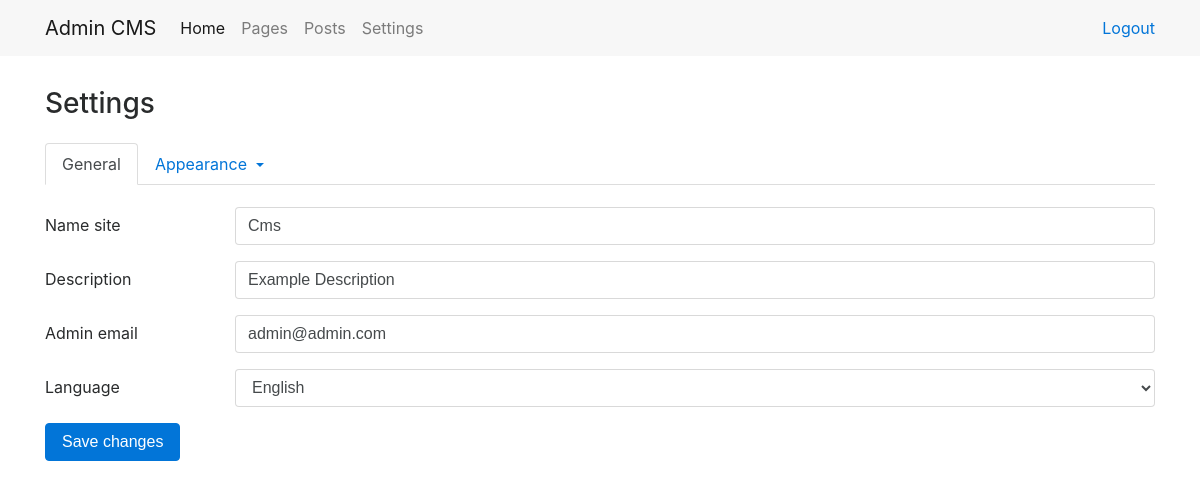
The app's page /admin/settings/general/, older data.
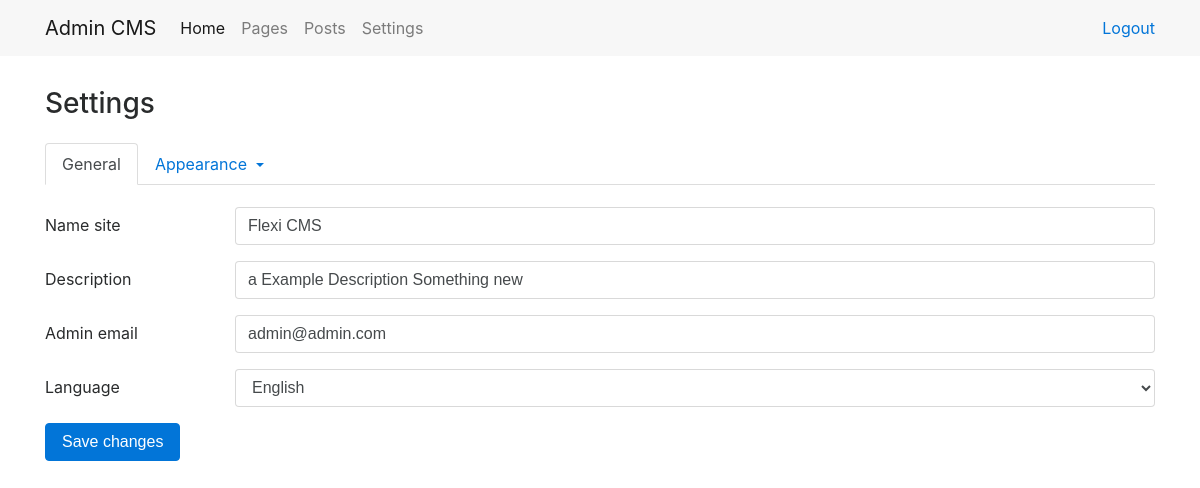
The same page, newer data.
### tables this page shows
CREATE TABLE `setting` (
  `id` int(11) NOT NULL,
  `name` varchar(255) NOT NULL,
  `key_field` varchar(100) NOT NULL,
  `value` varchar(255) NOT NULL
);

### engine/Function.php (called while the page is built, shortened)
<?php
function path($section)
{
    $pathMask = ROOT_DIR . DS . '%s';
    switch (strtolower($section))
    {
        case 'config':
            return sprintf($pathMask, 'Config');
        case 'view':
            return sprintf($pathMask, 'View');
        case 'language':
            return sprintf($pathMask, 'Language');
    }
}
function languages()
{
    $directory = path('language');
    $list      = scandir($directory);
    $languages = [];
    if (!empty($list)) {
        unset($list[0]);
        unset($list[1]);
        foreach ($list as $dir) {
            $pathLangDir = $directory . DS . $dir;
            $pathConfig  = $pathLangDir . '/config.json';
            if (is_dir($pathLangDir) and is_file($pathConfig)) {
                $config = file_get_contents($pathConfig);
                $info   = json_decode($config);
                $languages[] = $info;
            }
        }
    }
    return $languages;
}

### engine/Core/Template/View.php (called while the page is built, shortened)
<?php
class View {
  public $di;
  public function __construct(DI $di) {
    $this->di = $di;
  }
  public function render($template, $vars = []) {
    $templatePath = $this->getTemplatePath($template, ENV);
    $vars['lang'] = $this->di->get('language');
    extract($vars);
    try {
      require $templatePath;
    } catch (\Exception $e) {
      ob_end_clean();
      throw $e;
    }
  }
  private function getTemplatePath($template, $env) {
    return path('view') . '/' . $template . '.php';
  }
}

### admin/Controller/SettingController.php (called while the page is built, shortened)
<?php
class SettingController extends AdminController {
  public function general() {
    $this->data['settings'] = $this->model->setting->getSettings();
    $this->data['languages'] = languages();
    $this->view->render('setting/general', $this->data);
  }
}
?>

### engine/Cms.php (called while the page is built, shortened)
<?php
class Cms {
  private $di;
  public $router;
  public function __construct($di) {
    $this->di = $di;
    $this->router = $this->di->get('router');
  }
  public function run() {
    try {
      $routerDispatch = $this->router->dispatch(Common::getMethod(), Common::getPathUrl());
      list($class, $action) = explode(':', $routerDispatch->getController(), 2);
      $parameters = $routerDispatch->getParameters();
      call_user_func_array([new $controller($this->di), $action], $parameters);
    } catch (\Exception $e) {
      echo $e->getMessage();
      exit;
    }
  }
}

### engine/bootstrap.php (called while the page is built, shortened)
<?php
require_once __DIR__ . '/Function.php';
try {
  $di = new DI();
  $cms = new Cms($di);
  $cms->run();
} catch (\ErrorException $e) {
  echo $e->getMessage();
}

### admin/index.php (called while the page is built, shortened)
<?php
require_once '../engine/Bootstrap.php';

### engine/Core/Database/Connection.php (called while the page is built, shortened)
<?php
class Connection {
    private $link;
    private function connect()
    {
        $config = Config::group('database');
        $dsn = 'mysql:host=' .$config['host'] .';dbname=' .$config['db_name'] .';charset=' .$config['charset'];
        $this->link = new PDO($dsn, $config['username'], $config['password']);
        return $this;
    }
    public function query($sql, $values = [], $statement = PDO::FETCH_OBJ)
    {
        $sth = $this->link->prepare($sql);
        $sth->execute($values);
        $result = $sth->fetchAll($statement);
        return $result;
    }
}

### engine/Core/Config/Repository.php (called while the page is built, shortened)
<?php
class Repository
{
    protected static $stored = [];
    public static function store($group, $key, $data)
    {
        if (!isset(static::$stored[$group]) || !is_array(static::$stored[$group])) {
            static::$stored[$group] = [];
        }
        static::$stored[$group][$key] = $data;
    }
    public static function retrieveGroup($group)
    {
        return isset(static::$stored[$group]) ? static::$stored[$group] : false;
    }
}

### engine/Core/Config/Config.php (called while the page is built, shortened)
<?php
class Config
{
    public static function group($group)
    {
        return Repository::retrieveGroup($group);
    }
    public static function file($group = 'main')
    {
        $path = path('config') . DS . $group . '.php';
        if (file_exists($path)) {
            $items = include $path;
            if (is_array($items)) {
                return true;
            }
        }
        return false;
    }
}

### admin/Config/database.php (called while the page is built)
<?php
return [
  'host' => 'localhost',
  'db_name' => 'cms',
  'username' => 'root',
  'password' => '1111',
  'charset' => 'utf8'
];

### admin/Model/Setting/SettingRepository.php (called while the page is built, shortened)
<?php
class SettingRepository extends Model
{
    public function getSettings()
    {
      $sql = $this->queryBuilder
        ->select()
        ->from('setting')
        ->orderBy('id', 'ASC')
        ->sql();
        return $this->db->query($sql);
    }
}

### engine/Controller.php (called while the page is built, shortened)
<?php
abstract class Controller
{
    protected $di;
    public function __construct(DI $di)
    {
        $this->di      = $di;
    }
    public function __get($key)
    {
        return $this->di->get($key);
    }
}

### engine/DI/DI.php (called while the page is built, shortened)
<?php
class DI {
  private $container = [];
  public function set($key, $value) {
    $this->container[$key] = $value;
    return $this;
  }
  public function get($key) {
    return $this->has($key);
  }
  public function has($key) {
    return isset($this->container[$key]) ? $this->container[$key] : null;
  }
}

### engine/Model.php (called while the page is built, shortened)
<?php
abstract class Model {
  public function __construct(DI $di) {
    $this->di = $di;
    $this->db = $this->di->get('db');
    $this->queryBuilder = new QueryBuilder();
  }
}

### engine/Core/Database/QueryBuilder.php (called while the page is built, shortened)
<?php
class QueryBuilder
{
    protected $sql = [];
    public function select($fields = '*')
    {
        $this->sql['select'] = "SELECT {$fields} ";
        return $this;
    }
    public function from($table)
    {
        $this->sql['from'] = "FROM {$table} ";
        return $this;
    }
    public function orderBy($field, $order)
    {
        $this->sql['order_by'] = "ORDER BY {$field} {$order}";
        return $this;
    }
    public function sql()
    {
        $sql = '';
        if(!empty($this->sql)) {
            foreach ($this->sql as $key => $value) {
                if ($key == 'where') {
                    $sql .= ' WHERE ';
                    foreach ($value as $where) {
                        $sql .= $where;
                        if (count($value) > 1 and next($value)) {
                            $sql .= ' AND ';
                        }
                    }
                } else {
                    $sql .= $value;
                }
            }
        }
        return $sql;
    }
    public function reset()
    {
        $this->sql    = [];
    }
}

### admin/View/setting/general.php (the view)
<?php $this->theme->header(); ?>
<main>
    <div class="container">
        <div class="row">
            <div class="col page-title">
                <h3>Settings</h3>
            </div>
        </div>
        <div class="row">
            <div class="col">
                <div class="setting-tabs">
                    <?php Theme::block('setting/tabs') ?>
                </div>
            </div>
        </div>
        <div class="row">
            <div class="col">
                <form id="settingForm">
                    <?php foreach($settings as $setting):?>
                        <?php if($setting->key_field == 'language'): ?>
                            <div class="form-group row">
                                <label for="formLangSite" class="col-2 col-form-label">
                                    <?= $setting->name ?>
                                </label>
                                <div class="col-10">
                                    <select class="form-control" name="<?= $setting->key_field ?>" id="formLangSite">
                                        <?php foreach($languages as $language): ?>
                                            <option value="<?= $language->info->key ?>">
                                                <?= $language->info->title ?>
                                            </option>
                                        <?php endforeach; ?>
                                    </select>
                                </div>
                            </div>
                        <?php else: ?>
                            <div class="form-group row">
                                <label for="formNameSite" class="col-2 col-form-label">
                                    <?= $setting->name ?>
                                </label>
                                <div class="col-10">
                                    <input class="form-control" type="text" name="<?= $setting->key_field ?>" value="<?= $setting->value ?>" id="formNameSite">
                                </div>
                            </div>
                        <?php endif; ?>
                    <?php endforeach; ?>
                    <button type="submit" class="btn btn-primary" onclick="setting.update(); return false;">
                        Save changes
                    </button>
                </form>
            </div>
        </div>
    </div>
</main>
<?php $this->theme->footer(); ?>

### engine/Core/Template/Component.php (shortened to what this page needs)
<?php
class Component
{
    public static function load($name, $data = [])
    {
        $templateFile = ROOT_DIR . '/content/themes/default/' . $name . '.php';
        if (ENV == 'Admin') {
            $templateFile = path('view') . '/' . $name . '.php';
        }
        if (is_file($templateFile)) {
            extract(array_merge($data, Theme::getData()));
            require($templateFile);
        } else {
            throw new \Exception(
                sprintf('View file %s does not exist!', $templateFile)
            );
        }
    }
}

### admin/View/header.php (shortened to what this page needs)
<!DOCTYPE html>
<html lang="en">
<head>
    <link href="/admin/Assets/css/bootstrap.min.css" rel="stylesheet">
    <link href="/admin/Assets/css/dashboard.css" rel="stylesheet">
    <link rel="stylesheet" href="https://cdnjs.cloudflare.com/ajax/libs/simple-line-icons/2.4.1/css/simple-line-icons.css">
    <link rel="stylesheet" href="/admin/Assets/js/plugins/redactor/redactor.css">
</head>
<body>
    <header>
        <nav class="navbar navbar-toggleable-md navbar-light bg-faded">
            <div class="container">
                <a class="navbar-brand" href="/admin/">Admin CMS</a>
                <div class="collapse navbar-collapse" id="navbarNavDropdown">
                    <ul class="navbar-nav mr-auto">
                        <li class="nav-item active">
                            <a class="nav-link" href="/admin/">
                            <i class="icon-speedometer icons"></i><?=$lang->dashboardMenu['home']?>
                            </a>
                        </li>
                        <li class="nav-item">
                            <a class="nav-link" href="/admin/pages/">
                                <i class="icon-doc icons"></i> Pages
                            </a>
                        </li>
                        <li class="nav-item">
                            <a class="nav-link" href="#">
                                <i class="icon-pencil icons"></i> Posts
                            </a>
                        </li>
                        <li class="nav-item dropdown">
                            <a class="nav-link" href="/admin/settings/general/">
                                <i class="icon-equalizer icons"></i> Settings
                            </a>
                        </li>
                    </ul>
                </div>
                <div class="right-toolbar">
                    <a href="/admin/logout/">
                        <i class="icon-logout icons"></i> Logout
                    </a>
                </div>
            </div>
        </nav>
    </header>

### engine/Core/Template/Theme.php (shortened to what this page needs)
<?php
class Theme
{
    public static function header($name = null)
    {
        $name = (string) $name;
        $file = self::detectNameFile($name, __FUNCTION__);
        Component::load($file);
    }
    public static function footer($name = '')
    {
        $name = (string) $name;
        $file = self::detectNameFile($name, __FUNCTION__);
        Component::load($file);
    }
    public static function block($name = '', $data = [])
    {
        $name = (string) $name;
        if ($name !== '') {
            Component::load($name, $data);
        }
    }
    private static function detectNameFile($name, $function)
    {
        return empty(trim($name)) ? $function : sprintf(self::RULES_NAME_FILE[$function], $name);
    }
}

### admin/View/setting/tabs.php (shortened to what this page needs)
<ul class="nav nav-tabs">
    <li class="nav-item">
        <a class="nav-link active" href="/admin/settings/general/">
            General
        </a>
    </li>
    <li class="nav-item dropdown">
        <a class="nav-link dropdown-toggle" data-toggle="dropdown" href="#" role="button" aria-haspopup="true" aria-expanded="false">
            Appearance
        </a>
    </li>
</ul>

### admin/View/footer.php (shortened to what this page needs)
</body>
</html>

### admin/Assets/css/dashboard.css (style rules this page uses)
.right-toolbar { width: 200px; text-align: right; }
.page-title { padding-top: 2rem; padding-bottom: 1rem; }
.setting-tabs { padding-bottom: 22px; }

Row changes from the older to the newer data that the page shows:
changed setting "Name site": name_site "Cms" → "Flexi CMS"
changed setting "Description": description "Example Description" → "a Example Description Something new"
